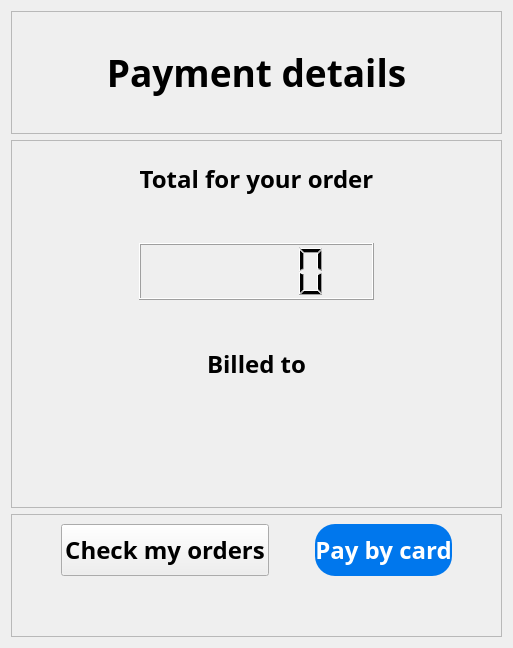
           <widget class="QWidget" name="payment_detail_page9">
            <layout class="QVBoxLayout" name="verticalLayout_17">
             <item>
              <layout class="QVBoxLayout" name="verticalLayout_16" stretch="1,3,1">
               <item>
                <widget class="QFrame" name="frame_27">
                 <property name="frameShape">
                  <enum>QFrame::StyledPanel</enum>
                 </property>
                 <property name="frameShadow">
                  <enum>QFrame::Raised</enum>
                 </property>
                 <layout class="QGridLayout" name="gridLayout_54">
                  <item row="0" column="0">
                   <layout class="QGridLayout" name="gridLayout_53">
                    <item row="0" column="0">
                     <widget class="QLabel" name="label_28">
                      <property name="font">
                       <font>
                        <family>Bahnschrift SemiBold</family>
                        <pointsize>28</pointsize>
                        <weight>75</weight>
                        <bold>true</bold>
                       </font>
                      </property>
                      <property name="text">
                       <string>Payment details</string>
                      </property>
                      <property name="alignment">
                       <set>Qt::AlignCenter</set>
                      </property>
                     </widget>
                    </item>
                   </layout>
                  </item>
                 </layout>
                </widget>
               </item>
               <item>
                <widget class="QFrame" name="frame_25">
                 <property name="frameShape">
                  <enum>QFrame::StyledPanel</enum>
                 </property>
                 <property name="frameShadow">
                  <enum>QFrame::Raised</enum>
                 </property>
                 <layout class="QGridLayout" name="gridLayout_56">
                  <item row="0" column="0">
                   <layout class="QGridLayout" name="gridLayout_55" rowstretch="2,1,2,1,2,1,2" columnstretch="1,2,1" columnminimumwidth="0,0,0">
                    <item row="4" column="1">
                     <widget class="QLabel" name="label_30">
                      <property name="font">
                       <font>
                        <family>Bahnschrift SemiBold</family>
                        <pointsize>18</pointsize>
                        <weight>75</weight>
                        <bold>true</bold>
                       </font>
                      </property>
                      <property name="text">
                       <string>Billed to</string>
                      </property>
                      <property name="alignment">
                       <set>Qt::AlignCenter</set>
                      </property>
                     </widget>
                    </item>
                    <item row="1" column="1">
                     <spacer name="verticalSpacer_20">
                      <property name="orientation">
                       <enum>Qt::Vertical</enum>
                      </property>
                      <property name="sizeHint" stdset="0">
                       <size>
                        <width>20</width>
                        <height>40</height>
                       </size>
                      </property>
                     </spacer>
                    </item>
                    <item row="2" column="1">
                     <widget class="QLCDNumber" name="pay_total"/>
                    </item>
                    <item row="5" column="1">
                     <spacer name="verticalSpacer_18">
                      <property name="orientation">
                       <enum>Qt::Vertical</enum>
                      </property>
                      <property name="sizeHint" stdset="0">
                       <size>
                        <width>20</width>
                        <height>40</height>
                       </size>
                      </property>
                     </spacer>
                    </item>
                    <item row="0" column="1">
                     <widget class="QLabel" name="label_29">
                      <property name="font">
                       <font>
                        <family>Bahnschrift SemiBold</family>
                        <pointsize>18</pointsize>
                        <weight>75</weight>
                        <bold>true</bold>
                       </font>
                      </property>
                      <property name="text">
                       <string>Total for your order</string>
                      </property>
                      <property name="alignment">
                       <set>Qt::AlignCenter</set>
                      </property>
                     </widget>
                    </item>
                    <item row="3" column="1">
                     <spacer name="verticalSpacer_19">
                      <property name="orientation">
                       <enum>Qt::Vertical</enum>
                      </property>
                      <property name="sizeHint" stdset="0">
                       <size>
                        <width>20</width>
                        <height>40</height>
                       </size>
                      </property>
                     </spacer>
                    </item>
                    <item row="6" column="1">
                     <widget class="QTextBrowser" name="user_name">
                      <property name="font">
                       <font>
                        <family>Bahnschrift SemiBold</family>
                        <pointsize>18</pointsize>
                        <weight>75</weight>
                        <bold>true</bold>
                       </font>
                      </property>
                      <property name="styleSheet">
                       <string notr="true">QTextBrowser{background-color: rgb(0, 119, 237,0);} </string>
                      </property>
                     </widget>
                    </item>
                    <item row="4" column="0">
                     <spacer name="horizontalSpacer_31">
                      <property name="orientation">
                       <enum>Qt::Horizontal</enum>
                      </property>
                      <property name="sizeHint" stdset="0">
                       <size>
                        <width>40</width>
                        <height>20</height>
                       </size>
                      </property>
                     </spacer>
                    </item>
                    <item row="4" column="2">
                     <spacer name="horizontalSpacer_32">
                      <property name="orientation">
                       <enum>Qt::Horizontal</enum>
                      </property>
                      <property name="sizeHint" stdset="0">
                       <size>
                        <width>40</width>
                        <height>20</height>
                       </size>
                      </property>
                     </spacer>
                    </item>
                   </layout>
                  </item>
                 </layout>
                </widget>
               </item>
               <item>
                <widget class="QFrame" name="frame_26">
                 <property name="frameShape">
                  <enum>QFrame::StyledPanel</enum>
                 </property>
                 <property name="frameShadow">
                  <enum>QFrame::Raised</enum>
                 </property>
                 <layout class="QGridLayout" name="gridLayout_58">
                  <item row="0" column="0">
                   <layout class="QGridLayout" name="gridLayout_57" columnstretch="2,4,0,4,2">
                    <item row="0" column="0">
                     <spacer name="horizontalSpacer_33">
                      <property name="orientation">
                       <enum>Qt::Horizontal</enum>
                      </property>
                      <property name="sizeHint" stdset="0">
                       <size>
                        <width>40</width>
                        <height>20</height>
                       </size>
                      </property>
                     </spacer>
                    </item>
                    <item row="0" column="3">
                     <widget class="QPushButton" name="to_payment_su_page">
                      <property name="sizePolicy">
                       <sizepolicy hsizetype="Minimum" vsizetype="Expanding">
                        <horstretch>0</horstretch>
                        <verstretch>0</verstretch>
                       </sizepolicy>
                      </property>
                      <property name="font">
                       <font>
                        <family>Bahnschrift SemiBold</family>
                        <pointsize>18</pointsize>
                        <weight>75</weight>
                        <bold>true</bold>
                       </font>
                      </property>
                      <property name="styleSheet">
                       <string notr="true">QPushButton{background-color: rgb(0, 119, 237); border-radius:20px; color:rgb(255,255,255);}</string>
                      </property>
                      <property name="text">
                       <string>Pay by card</string>
                      </property>
                     </widget>
                    </item>
                    <item row="0" column="4">
                     <spacer name="horizontalSpacer_34">
                      <property name="orientation">
                       <enum>Qt::Horizontal</enum>
                      </property>
                      <property name="sizeHint" stdset="0">
                       <size>
                        <width>40</width>
                        <height>20</height>
                       </size>
                      </property>
                     </spacer>
                    </item>
                    <item row="0" column="1">
                     <widget class="QPushButton" name="to_comfirm_order_page">
                      <property name="sizePolicy">
                       <sizepolicy hsizetype="Minimum" vsizetype="Expanding">
                        <horstretch>0</horstretch>
                        <verstretch>0</verstretch>
                       </sizepolicy>
                      </property>
                      <property name="font">
                       <font>
                        <family>Bahnschrift SemiBold</family>
                        <pointsize>18</pointsize>
                        <weight>75</weight>
                        <bold>true</bold>
                       </font>
                      </property>
                      <property name="text">
                       <string>Check my orders</string>
                      </property>
                     </widget>
                    </item>
                    <item row="0" column="2">
                     <spacer name="horizontalSpacer_35">
                      <property name="orientation">
                       <enum>Qt::Horizontal</enum>
                      </property>
                      <property name="sizeHint" stdset="0">
                       <size>
                        <width>40</width>
                        <height>20</height>
                       </size>
                      </property>
                     </spacer>
                    </item>
                    <item row="1" column="2">
                     <spacer name="verticalSpacer_21">
                      <property name="orientation">
                       <enum>Qt::Vertical</enum>
                      </property>
                      <property name="sizeHint" stdset="0">
                       <size>
                        <width>20</width>
                        <height>40</height>
                       </size>
                      </property>
                     </spacer>
                    </item>
                   </layout>
                  </item>
                 </layout>
                </widget>
               </item>
              </layout>
             </item>
            </layout>
           </widget>
